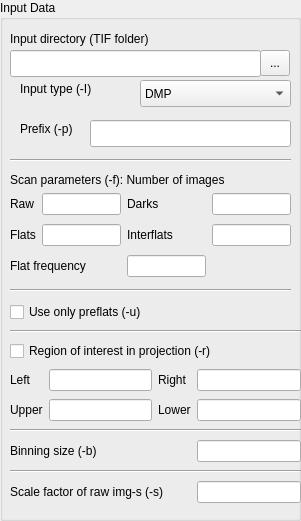
   <widget class="QGroupBox" name="groupBox_3">
    <property name="geometry">
     <rect>
      <x>10</x>
      <y>30</y>
      <width>301</width>
      <height>521</height>
     </rect>
    </property>
    <property name="title">
     <string>Input Data</string>
    </property>
    <widget class="QLineEdit" name="inputdirectory">
     <property name="geometry">
      <rect>
       <x>10</x>
       <y>50</y>
       <width>251</width>
       <height>27</height>
      </rect>
     </property>
    </widget>
    <widget class="QLabel" name="label_10">
     <property name="geometry">
      <rect>
       <x>10</x>
       <y>30</y>
       <width>231</width>
       <height>17</height>
      </rect>
     </property>
     <property name="text">
      <string>Input directory (TIF folder)</string>
     </property>
    </widget>
    <widget class="QToolButton" name="setinputdirectory">
     <property name="geometry">
      <rect>
       <x>260</x>
       <y>50</y>
       <width>30</width>
       <height>26</height>
      </rect>
     </property>
     <property name="text">
      <string>...</string>
     </property>
    </widget>
    <widget class="QLabel" name="label_3">
     <property name="geometry">
      <rect>
       <x>20</x>
       <y>80</y>
       <width>101</width>
       <height>17</height>
      </rect>
     </property>
     <property name="text">
      <string>Input type (-I)</string>
     </property>
    </widget>
    <widget class="QComboBox" name="inputtype">
     <property name="geometry">
      <rect>
       <x>140</x>
       <y>80</y>
       <width>151</width>
       <height>27</height>
      </rect>
     </property>
     <item>
      <property name="text">
       <string>DMP</string>
      </property>
     </item>
     <item>
      <property name="text">
       <string>HDF5</string>
      </property>
     </item>
     <item>
      <property name="text">
       <string>TIF</string>
      </property>
     </item>
     <item>
      <property name="text">
       <string>DMP sinos</string>
      </property>
     </item>
    </widget>
    <widget class="QLabel" name="label">
     <property name="geometry">
      <rect>
       <x>20</x>
       <y>120</y>
       <width>81</width>
       <height>17</height>
      </rect>
     </property>
     <property name="text">
      <string>Prefix (-p)</string>
     </property>
    </widget>
    <widget class="QLineEdit" name="prefix">
     <property name="geometry">
      <rect>
       <x>90</x>
       <y>120</y>
       <width>201</width>
       <height>27</height>
      </rect>
     </property>
    </widget>
    <widget class="Line" name="line_4">
     <property name="geometry">
      <rect>
       <x>10</x>
       <y>150</y>
       <width>281</width>
       <height>20</height>
      </rect>
     </property>
     <property name="orientation">
      <enum>Qt::Horizontal</enum>
     </property>
    </widget>
    <widget class="QLabel" name="label_11">
     <property name="geometry">
      <rect>
       <x>10</x>
       <y>170</y>
       <width>281</width>
       <height>20</height>
      </rect>
     </property>
     <property name="text">
      <string>Scan parameters (-f): Number of images</string>
     </property>
    </widget>
    <widget class="QWidget" name="gridLayoutWidget">
     <property name="geometry">
      <rect>
       <x>10</x>
       <y>190</y>
       <width>281</width>
       <height>91</height>
      </rect>
     </property>
     <layout class="QGridLayout" name="gridLayout">
      <item row="1" column="1">
       <widget class="QLineEdit" name="flats">
        <property name="text">
         <string/>
        </property>
       </widget>
      </item>
      <item row="1" column="0">
       <widget class="QLabel" name="label_12">
        <property name="text">
         <string>Flats</string>
        </property>
       </widget>
      </item>
      <item row="1" column="2">
       <widget class="QLabel" name="label_13">
        <property name="text">
         <string>Interflats</string>
        </property>
       </widget>
      </item>
      <item row="1" column="3">
       <widget class="QLineEdit" name="interflats">
        <property name="text">
         <string/>
        </property>
       </widget>
      </item>
      <item row="0" column="0">
       <widget class="QLabel" name="label_14">
        <property name="text">
         <string>Raw</string>
        </property>
       </widget>
      </item>
      <item row="0" column="1">
       <widget class="QLineEdit" name="raws"/>
      </item>
      <item row="0" column="2">
       <widget class="QLabel" name="label_15">
        <property name="text">
         <string>Darks</string>
        </property>
       </widget>
      </item>
      <item row="0" column="3">
       <widget class="QLineEdit" name="darks">
        <property name="text">
         <string/>
        </property>
       </widget>
      </item>
      <item row="2" column="0" colspan="2">
       <widget class="QLabel" name="label_16">
        <property name="text">
         <string>Flat frequency</string>
        </property>
       </widget>
      </item>
      <item row="2" column="2">
       <widget class="QLineEdit" name="flatfreq">
        <property name="text">
         <string/>
        </property>
       </widget>
      </item>
     </layout>
    </widget>
    <widget class="Line" name="line_5">
     <property name="geometry">
      <rect>
       <x>10</x>
       <y>280</y>
       <width>281</width>
       <height>20</height>
      </rect>
     </property>
     <property name="orientation">
      <enum>Qt::Horizontal</enum>
     </property>
    </widget>
    <widget class="QWidget" name="gridLayoutWidget_3">
     <property name="geometry">
      <rect>
       <x>10</x>
       <y>300</y>
       <width>291</width>
       <height>213</height>
      </rect>
     </property>
     <layout class="QGridLayout" name="gridLayout_3">
      <item row="3" column="2">
       <widget class="QLabel" name="label_20">
        <property name="text">
         <string>Right</string>
        </property>
       </widget>
      </item>
      <item row="6" column="3">
       <widget class="QLineEdit" name="binsize"/>
      </item>
      <item row="4" column="2">
       <widget class="QLabel" name="label_22">
        <property name="text">
         <string>Lower</string>
        </property>
       </widget>
      </item>
      <item row="3" column="3">
       <widget class="QLineEdit" name="roi_right"/>
      </item>
      <item row="4" column="0">
       <widget class="QLabel" name="label_21">
        <property name="text">
         <string>Upper</string>
        </property>
       </widget>
      </item>
      <item row="4" column="3">
       <widget class="QLineEdit" name="roi_lower"/>
      </item>
      <item row="6" column="0" colspan="3">
       <widget class="QLabel" name="label_33">
        <property name="text">
         <string>Binning size (-b)</string>
        </property>
       </widget>
      </item>
      <item row="4" column="1">
       <widget class="QLineEdit" name="roi_upper"/>
      </item>
      <item row="7" column="0" colspan="4">
       <widget class="Line" name="line_19">
        <property name="orientation">
         <enum>Qt::Horizontal</enum>
        </property>
       </widget>
      </item>
      <item row="2" column="0" colspan="4">
       <widget class="QCheckBox" name="roion">
        <property name="text">
         <string>Region of interest in projection (-r)</string>
        </property>
       </widget>
      </item>
      <item row="3" column="1">
       <widget class="QLineEdit" name="roi_left"/>
      </item>
      <item row="3" column="0">
       <widget class="QLabel" name="label_19">
        <property name="text">
         <string>Left</string>
        </property>
       </widget>
      </item>
      <item row="1" column="0" colspan="4">
       <widget class="Line" name="line_12">
        <property name="orientation">
         <enum>Qt::Horizontal</enum>
        </property>
       </widget>
      </item>
      <item row="0" column="0" colspan="4">
       <widget class="QCheckBox" name="preflatsonly">
        <property name="text">
         <string>Use only preflats (-u)</string>
        </property>
       </widget>
      </item>
      <item row="5" column="0" colspan="4">
       <widget class="Line" name="line_18">
        <property name="orientation">
         <enum>Qt::Horizontal</enum>
        </property>
       </widget>
      </item>
      <item row="8" column="0" colspan="3">
       <widget class="QLabel" name="label_34">
        <property name="text">
         <string>Scale factor of raw img-s (-s)</string>
        </property>
       </widget>
      </item>
      <item row="8" column="3">
       <widget class="QLineEdit" name="scaleimagefactor"/>
      </item>
     </layout>
    </widget>
   </widget>
